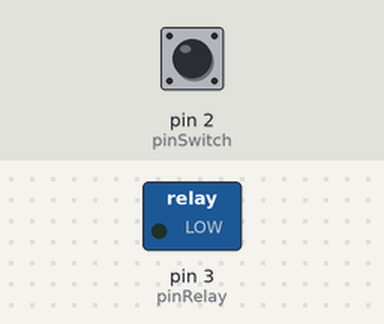
Recording of a sketch running on a simulated Arduino Uno, built with avr-gcc and run on an emulated ATmega328P. Parts: switched loads named in the sketch (green lamp = pin HIGH). The test bench sets the inputs (shaded band); at power-on: pin 2 (pinSwitch) HIGH.

Above: at 1.2 s.
1.3 s: pin 2 (pinSwitch) pulled LOW for 0.15 s
At 1.37 s:
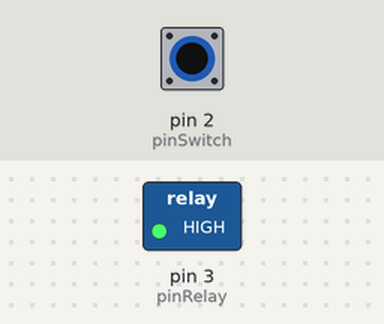
2.9 s: pin 2 (pinSwitch) pulled LOW for 3.2 s
At 7.4 s:
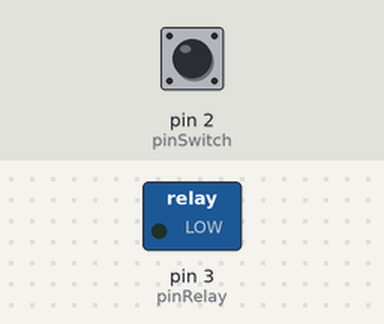
Timing chart, 0 to 8.9 s (numbered marks = the images above; inputs shaded):
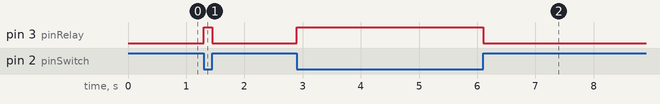

The sketch:

relay_arduino.ino
```cpp
#define pinSwitch 2
#define pinRelay 3
void setup() {
  pinMode(pinSwitch, INPUT_PULLUP);
  pinMode(pinRelay, OUTPUT);
}

void loop() {
  int nilaiSwitch = digitalRead((pinSwitch));
  if(nilaiSwitch == 0){
    digitalWrite(pinRelay, HIGH);
  }
  else{
    digitalWrite(pinRelay, LOW);
  }
}
```

Measured:
- after the input at 1.3 s, pin 3 (pinRelay): LOW → HIGH at once, → LOW 0.15 s later
- after the input at 2.9 s, pin 3 (pinRelay): LOW → HIGH at once, → LOW 3.2 s later
